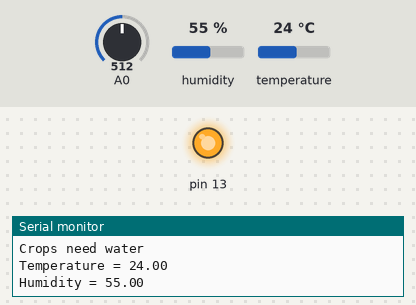
This sketch was run on a simulated Arduino Uno, built with avr-gcc and run on an emulated ATmega328P. Parts: output pins drawn as LEDs (lit = HIGH), the last lines printed to the serial monitor. The inputs (shaded band) are chosen by the test bench; at power-on: A0 = 512, humidity 55 %, temperature 24 °C.

Above: at 1.8 s.
1.9 s: A0 set to 308
3.4 s: A0 set to 291
At 4.7 s:
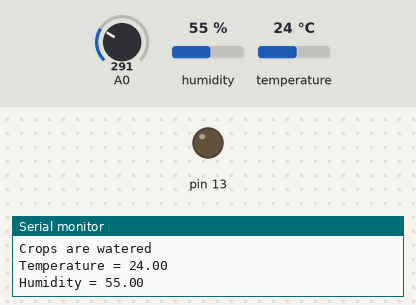
5.5 s: A0 set to 306
At 7.1 s:
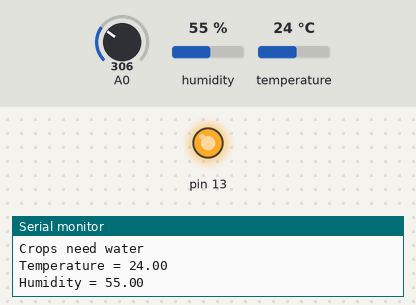
7.6 s: A0 set to 290
At 8.4 s:
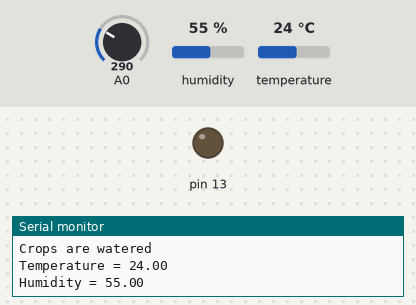
Timing chart, 0 to 10.6 s (numbered marks = the images above; inputs shaded):
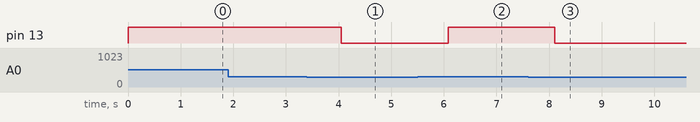

Measured:
- the behaviour switches between 301 and 300 on A0 (found by bisection; images 0 and 1)
- after the input at 3.4 s, pin 13: HIGH → LOW after 0.65 s
- after the input at 5.5 s, pin 13: LOW → HIGH after 0.58 s
- after the input at 7.6 s, pin 13: HIGH → LOW after 0.51 s

The sketch:

agriculture.ino
```cpp
#include <DHT.h>
#define DHTTYPE DHT11   // DHT 11

int value;
DHT dht(2, DHTTYPE);

void setup(){
  dht.begin();
  Serial.begin(9600);
  pinMode(13,OUTPUT);
}

void loop()
{
  value = analogRead(A0);
  Serial.println(value);
  if(value > 300)
  {
    Serial.println("Crops need water");
    digitalWrite(13,1);
  }
  else
  {
     Serial.println("Crops are watered");
     digitalWrite(13,0);
  }
  Serial.print("Temperature = ");
  Serial.println(dht.readTemperature());
  Serial.print("Humidity = ");
  Serial.println(dht.readHumidity());
  delay(1000);
}
```
